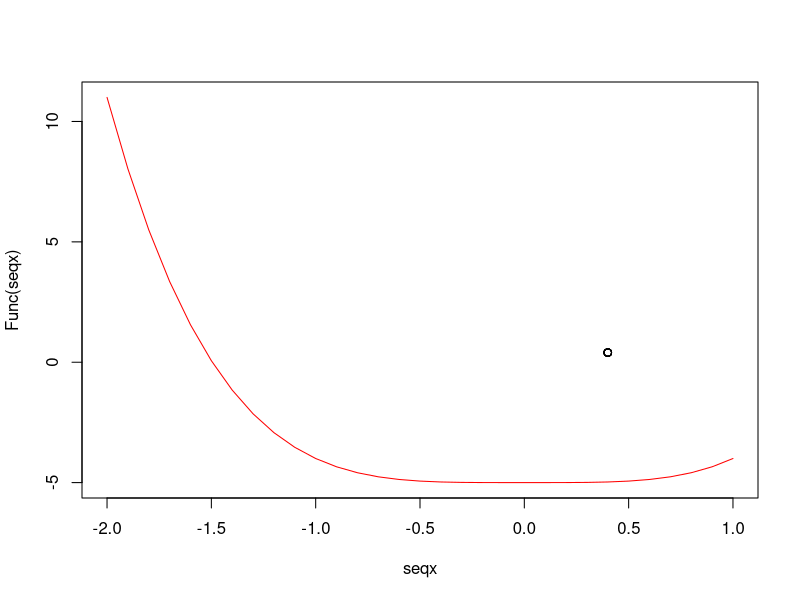

This figure's R source:
#Número a conocer la raiz
numero = 5



#Valor inicial de n
valorini= 4

Func = function(x) ((x^valorini)-numero)
Dx = function(x) (valorini*x^(valorini-1))
Hx <- function(x) x - (Func(x)/Dx(x))

newton <- function(a,b) {
  seqx = seq(a,b,0.1)
  plot(seqx,Func(seqx),type="l",col="red")
  if((Func(a)-a)*(Func(b)-b)<0)
  {
    
    x<-0.70
    r<-Hx(x)
    i<-0
    
    while (Func(r) != 0 ) 
    {    
      error<-abs(r-x)
      
      if(error > 1.e-8)
      {
        x<-r
        
      }
      else
      {
        break
      }
      
      r<-Hx(x)  
      i<-i+1
      points(rbind(c(x,Func(x)),pch=15,cex=0.4,col="green"))
      cat("I=",i,"\tF(x) =",Func(x),"\tX=",signif(x, digits = 8),"\tE=",error,"\n")
    }
    
  }
  else
  {
    cat("No tiene raíz la funcion en ese intervalo.\n")
  }
 
}

newton(-2,1)
